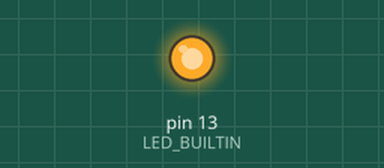
A sketch run on a simulated Arduino Uno, built with avr-gcc and run on an emulated ATmega328P. Parts: output pins drawn as LEDs (lit = HIGH).

Above: at 1.0 s.
At 31.7 s:
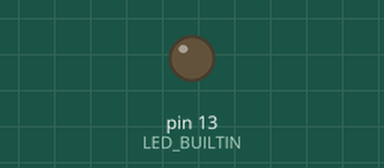
Timing chart, 0 to 45.2 s (numbered marks = the images above):
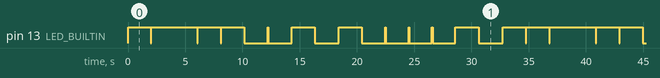

The sketch:

Morsecode.ino
```cpp
void setup() {
  pinMode(LED_BUILTIN, OUTPUT);
}

// THIS IS IN BUILT LED CODE NOW LETS MAKE THE MORSE CODE OF OUR NAME
//MY NAME IS MOULIK-
//SO MORSE CODE FOR TIT IS
//M-> --
//O->---
//U->..-
//L->.-..
//I->..
///K->-.-


void loop() {

  //for M- --
  digitalWrite(LED_BUILTIN,HIGH);
  delay(2000);
  //this below delay is for those if -- apper together
  digitalWrite(LED_BUILTIN,LOW);
  delay(50);
  //second dash
  digitalWrite(LED_BUILTIN,HIGH);
  delay(2000);

  //for O
  digitalWrite(LED_BUILTIN,HIGH);
  delay(2000);
  //this below delay is for those if -- apper together
  digitalWrite(LED_BUILTIN,LOW);
  delay(50);
  //second dash
  digitalWrite(LED_BUILTIN,HIGH);
  delay(2000);

 //this below delay is for those if -- apper together
  digitalWrite(LED_BUILTIN,LOW);
  delay(50);
  //second dash
  digitalWrite(LED_BUILTIN,HIGH);
  delay(2000);

  digitalWrite(LED_BUILTIN,LOW);
  delay(50);

// U

  digitalWrite(LED_BUILTIN,LOW);
  delay(2000);

  digitalWrite(LED_BUILTIN,HIGH);
  delay(50);


  digitalWrite(LED_BUILTIN,LOW);
  delay(2000);

  digitalWrite(LED_BUILTIN,LOW);
  delay(50);

  digitalWrite(LED_BUILTIN,HIGH);
  delay(2000);

  digitalWrite(LED_BUILTIN,LOW);
  delay(50);

//L
 digitalWrite(LED_BUILTIN,LOW);
  delay(2000);

  digitalWrite(LED_BUILTIN,LOW);
  delay(50);

 digitalWrite(LED_BUILTIN,HIGH);
  delay(2000);

  digitalWrite(LED_BUILTIN,LOW);
  delay(50);

 digitalWrite(LED_BUILTIN,LOW);
 delay(2000);

  digitalWrite(LED_BUILTIN,HIGH);
  delay(50);

   digitalWrite(LED_BUILTIN,LOW);
  delay(2000);

  digitalWrite(LED_BUILTIN,HIGH);
  delay(50);

//I
 digitalWrite(LED_BUILTIN,LOW);
  delay(2000);

  digitalWrite(LED_BUILTIN,HIGH);
  delay(50);

 digitalWrite(LED_BUILTIN,LOW);
  delay(2000);

  digitalWrite(LED_BUILTIN,HIGH);
  delay(50);

//K

 digitalWrite(LED_BUILTIN,HIGH);
  delay(2000);

  digitalWrite(LED_BUILTIN,LOW);
  delay(50);

 digitalWrite(LED_BUILTIN,LOW);
  delay(2000);

  digitalWrite(LED_BUILTIN,LOW);
  delay(50);

  digitalWrite(LED_BUILTIN,HIGH);
  delay(2000);

  digitalWrite(LED_BUILTIN,LOW);
  delay(50);


}
```

Measured:
- by itself, pin 13 (LED_BUILTIN): moves between LOW and HIGH, repeating every 34.8 s
- by itself, everything shown: repeats every 34.8 s, in 24 steps
